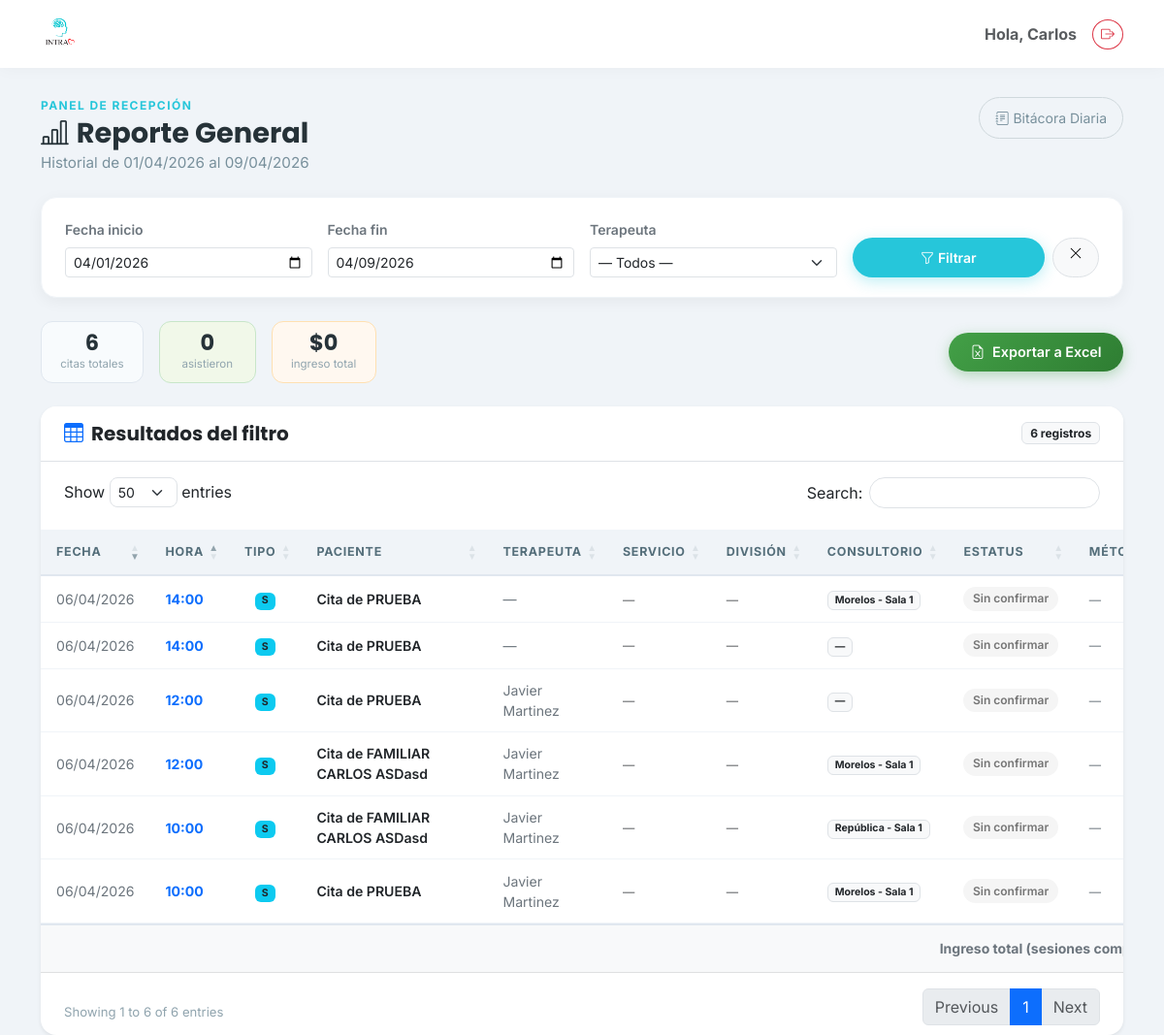
The app's page /reporte-general/ (signed in), older data.
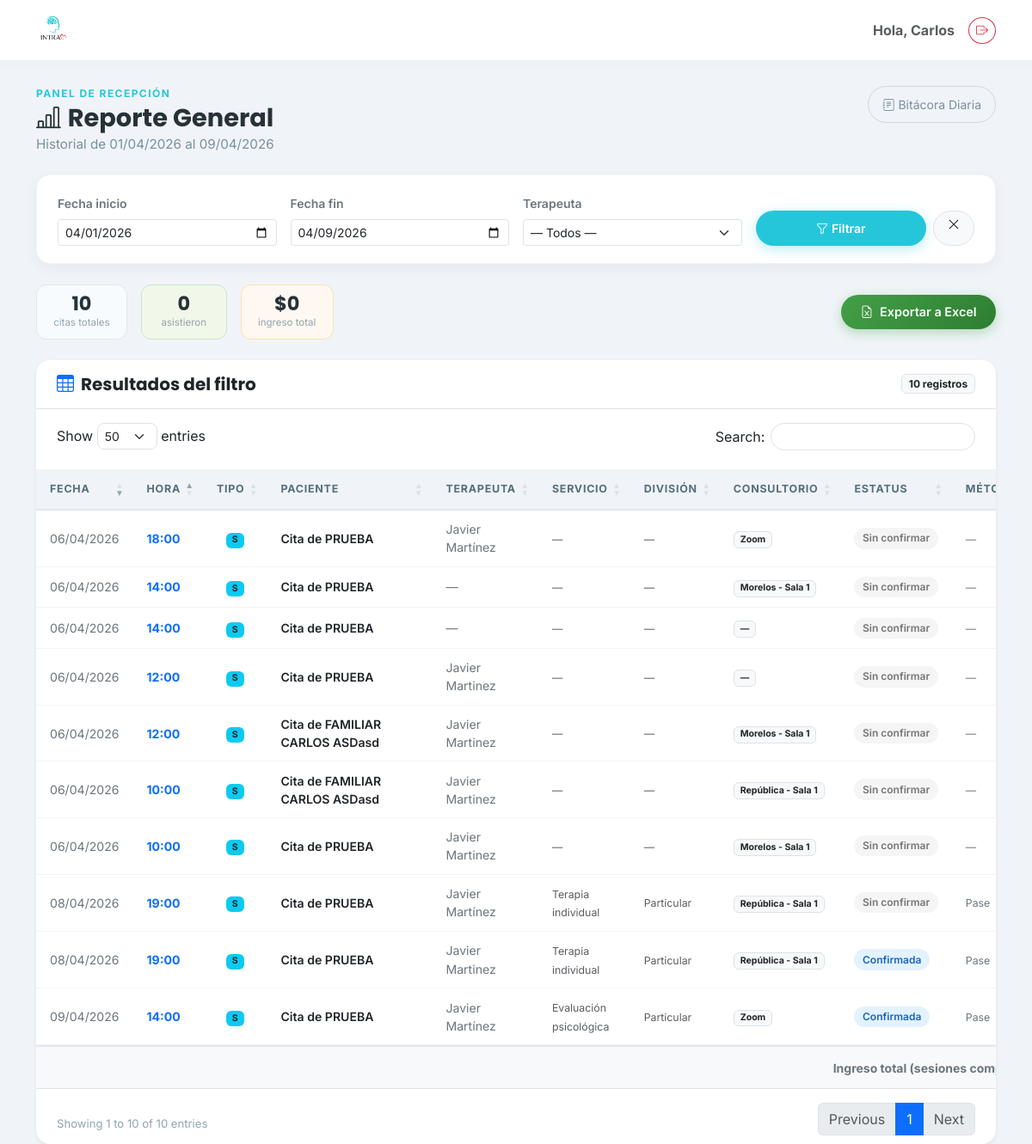
The same page, newer data.
### clinica/models.py (models this page shows, shortened)
class Cita(models.Model):
    ESTATUS_CONFIRMADA = 'confirmada'
    ESTATUS_SIN_CONFIRMAR = 'sin_confirmar'
    ESTATUS_REAGENDO = 'reagendo'
    ESTATUS_CANCELO = 'cancelo'
    ESTATUS_SI_ASISTIO = 'si_asistio'
    ESTATUS_NO_ASISTIO = 'no_asistio'
    ESTATUS_INCIDENCIA = 'incidencia'
    ESTATUS_CHOICES = [
        (ESTATUS_CONFIRMADA, 'Confirmada'),
        (ESTATUS_SIN_CONFIRMAR, 'Sin confirmar'),
        (ESTATUS_REAGENDO, 'Reagendo'),
        (ESTATUS_CANCELO, 'Cancelo'),
        (ESTATUS_SI_ASISTIO, 'Si asistio'),
        (ESTATUS_NO_ASISTIO, 'No asistio'),
        (ESTATUS_INCIDENCIA, 'Incidencia'),
    ]
    ESTATUS_ACTIVOS = (
        ESTATUS_CONFIRMADA,
        ESTATUS_SIN_CONFIRMAR,
        ESTATUS_REAGENDO,
        ESTATUS_INCIDENCIA,
    )
    TIPO_NUEVO = 'N'
    TIPO_REFERIDO = 'R'
    TIPO_SEGUIMIENTO = 'S'
    TIPO_PACIENTE_CHOICES = [
        (TIPO_NUEVO, 'Nuevo'),
        (TIPO_REFERIDO, 'Referido'),
        (TIPO_SEGUIMIENTO, 'Seguimiento'),
    ]
    PAGO_CHOICES = [
        ('Terminal', 'Terminal'),
        ('Transferencia', 'Transferencia'),
        ('Efectivo', 'Efectivo'),
        ('Pase', 'Pase'),
    ]
    paciente = models.ForeignKey(Paciente, on_delete=models.CASCADE, related_name='citas')
    pacientes_adicionales = models.ManyToManyField(
        Paciente,
        blank=True,
        related_name='citas_como_adicional',
    )
    fecha = models.DateField()
    hora = models.TimeField()
    tipo_paciente = models.CharField(
        max_length=1,
        choices=TIPO_PACIENTE_CHOICES,
        default=TIPO_SEGUIMIENTO,
    )
    division = models.ForeignKey(Division, on_delete=models.SET_NULL, null=True)
    consultorio = models.ForeignKey(Consultorio, on_delete=models.SET_NULL, null=True)
    servicio = models.ForeignKey(Servicio, on_delete=models.SET_NULL, null=True)
    terapeuta = models.ForeignKey(Terapeuta, on_delete=models.SET_NULL, null=True)
    costo = models.DecimalField(max_digits=10, decimal_places=2, null=True, blank=True)
    metodo_pago = models.CharField(
        max_length=50,
        choices=PAGO_CHOICES,
        null=True,
        blank=True,
    )
    estatus = models.CharField(
        max_length=20,
        choices=ESTATUS_CHOICES,
        default=ESTATUS_SIN_CONFIRMAR,
    )
    folio_fiscal = models.CharField(max_length=100, blank=True, null=True)
    notas = models.TextField(blank=True, null=True)
    def pacientes_display_natural(self):
        nombres = [self.paciente.nombre] if self.paciente_id else []
        nombres.extend(list(self.pacientes_adicionales.values_list('nombre', flat=True)))
        if not nombres:
            return ""
        if len(nombres) == 1:
            return nombres[0]
        if len(nombres) == 2:
            return f"{nombres[0]} y {nombres[1]}"
        return f"{', '.join(nombres[:-1])} y {nombres[-1]}"
    def titulo_cita(self):
        pacientes = self.pacientes_display_natural()
        return f"Cita de {pacientes}" if pacientes else "Cita"
    class Meta:
        verbose_name = "Cita"
        verbose_name_plural = "Citas"
        ordering = ['-fecha', '-hora']

class Paciente(models.Model):
    TIPO_CONTACTO_CHOICES = [
        ('propio', 'Propio'),
        ('madre', 'Madre'),
        ('padre', 'Padre'),
        ('pareja', 'Pareja'),
        ('otro', 'Otro'),
    ]
    SEXO_CHOICES = [
        ('Femenino', 'Femenino'),
        ('Masculino', 'Masculino'),
    ]
    usuario = models.OneToOneField(User, on_delete=models.SET_NULL, null=True, blank=True, related_name='perfil_paciente')
    nombre = models.CharField(max_length=200, verbose_name="Nombre Completo")
    fecha_nacimiento = models.DateField(verbose_name="Fecha de Nacimiento")
    nombre_normalizado = models.CharField(max_length=200, blank=True, editable=False)
    sexo = models.CharField(
        max_length=20,
        choices=SEXO_CHOICES,
        default='Femenino',
        verbose_name="Sexo"
    )
    telefono = models.CharField(max_length=20, verbose_name="Teléfono (WhatsApp)")
    identidad_contacto = models.CharField(max_length=20, choices=TIPO_CONTACTO_CHOICES, default='propio')
    servicio_inicial = models.ForeignKey('Servicio', on_delete=models.SET_NULL, null=True, verbose_name="Servicio Inicial")
    consentimiento_firmado = models.FileField(upload_to='documentos/', blank=True, null=True)
    estudio_socioeconomico = models.FileField(upload_to='documentos/', blank=True, null=True)
    apertura_expediente = models.FileField(upload_to='documentos/', blank=True, null=True)
    resumen_clinico = models.TextField(blank=True, null=True)
    empresa = models.ForeignKey(
        'Empresa', on_delete=models.SET_NULL, null=True, blank=True,
        related_name='pacientes'
    )
    pacientes_relacionados = models.ManyToManyField('self', blank=True, symmetrical=True)
    enlace_resultados = models.URLField(blank=True, null=True)
    fecha_registro = models.DateTimeField(auto_now_add=True)
    class Meta:
        verbose_name = "Paciente"
        verbose_name_plural = "Pacientes"

class Terapeuta(models.Model):
    usuario = models.OneToOneField(User, on_delete=models.SET_NULL, null=True, blank=True, related_name='perfil_terapeuta')
    nombre = models.CharField(max_length=100)
    activo = models.BooleanField(default=True)
    def __str__(self):
        return self.nombre

class Consultorio(models.Model):
    SEDE_CHOICES = [
        ('republica',      'República'),
        ('morelos',        'Morelos'),
        ('colinas',        'Colinas'),
        ('trabajo_social', 'Trabajo Social'),
        ('zoom',           'Zoom / Online'),
        ('externo',        'Externo'),
    ]
    nombre = models.CharField(max_length=100)
    sede   = models.CharField(max_length=20, choices=SEDE_CHOICES, null=True, blank=True)
    def __str__(self):
        return self.nombre

class Servicio(models.Model):
    nombre = models.CharField(max_length=100)
    def __str__(self):
        return self.nombre

class Division(models.Model):
    nombre = models.CharField(max_length=100)
    def __str__(self):
        return self.nombre

### clinica/views.py (the view, shortened to what this page needs)
# urls.py: path('reporte-general/', clinica_views.reporte_general, name='reporte_general'),
@login_required
def reporte_general(request):
    if not request.user.is_superuser:
        return redirect('home')
    from datetime import date as date_type
    hoy = date_type.today()
    fecha_inicio_str = request.GET.get('fecha_inicio', '')
    fecha_fin_str    = request.GET.get('fecha_fin', '')
    terapeuta_id     = request.GET.get('terapeuta_id', '')
    try:
        fecha_inicio = date_type.fromisoformat(fecha_inicio_str) if fecha_inicio_str else hoy.replace(day=1)
    except ValueError:
        fecha_inicio = hoy.replace(day=1)
    try:
        fecha_fin = date_type.fromisoformat(fecha_fin_str) if fecha_fin_str else hoy
    except ValueError:
        fecha_fin = hoy
    citas = (
        Cita.objects
        .filter(fecha__range=(fecha_inicio, fecha_fin))
        .select_related('paciente', 'terapeuta', 'servicio', 'consultorio', 'division')
        .order_by('-fecha', 'hora')
    )
    if terapeuta_id:
        citas = citas.filter(terapeuta_id=terapeuta_id)
    export = request.GET.get('export', '')
    total      = citas.count()
    asistieron = citas.filter(estatus=Cita.ESTATUS_SI_ASISTIO).count()
    monto_total = (
        citas.filter(estatus=Cita.ESTATUS_SI_ASISTIO)
             .aggregate(t=Sum('costo'))['t'] or Decimal('0')
    )
    terapeutas = Terapeuta.objects.filter(activo=True).order_by('nombre')
    return render(request, 'clinica/reporte_general.html', {
        'citas':            citas,
        'fecha_inicio':     fecha_inicio,
        'fecha_fin':        fecha_fin,
        'fecha_inicio_iso': fecha_inicio.isoformat(),
        'fecha_fin_iso':    fecha_fin.isoformat(),
        'terapeuta_id_sel': terapeuta_id,
        'terapeutas':       terapeutas,
        'total':            total,
        'asistieron':       asistieron,
        'monto_total':      monto_total,
    })

### clinica/templates/clinica/reporte_general.html (shortened to what the changed rows need)
{% extends 'clinica/base.html' %}
{% block content %}
<link rel="stylesheet" href="https://cdn.datatables.net/1.13.7/css/dataTables.bootstrap5.min.css">
<div class="d-flex flex-wrap justify-content-between align-items-start gap-3 mb-4">
    <div>
        <h2 class="reporte-title">
            <i class="bi bi-bar-chart-line me-2"></i>Reporte General
        </h2>
    </div>
</div>
<div class="d-flex flex-wrap justify-content-between align-items-center gap-3 mb-4">
    <div class="d-flex flex-wrap gap-3">
        <div class="reporte-stat">
            <span class="reporte-stat-val">{{ total }}</span>
            <span class="reporte-stat-lbl">citas totales</span>
        </div>
    </div>
</div>
<div class="card shadow-sm border-0 rounded-4 overflow-hidden">
    <div class="card-header bg-white border-bottom px-4 py-3 d-flex justify-content-between align-items-center">
        <h5 class="fw-bold mb-0 text-dark">
            <i class="bi bi-table me-2 text-primary"></i>Resultados del filtro
        </h5>
        <span class="badge bg-light text-dark border">{{ total }} registro{{ total|pluralize }}</span>
    </div>
    <div class="card-body p-0">
        <div class="table-responsive">
            <table id="tablaReporte" class="table table-hover align-middle mb-0 tabla-reporte">
                <thead>
                    <tr>
                        <th>Fecha</th>
                        <th>Hora</th>
                        <th class="text-center">Tipo</th>
                        <th>Paciente</th>
                        <th>Terapeuta</th>
                        <th>Servicio</th>
                        <th>División</th>
                        <th>Consultorio</th>
                        <th>Estatus</th>
                        <th>Método Pago</th>
                    </tr>
                </thead>
                <tbody>
                    {% for cita in citas %}
                    <tr>
                        <td style="white-space:nowrap;" class="text-secondary">{{ cita.fecha|date:"d/m/Y" }}</td>
                        <td class="fw-bold text-primary" style="white-space:nowrap;">
                            {{ cita.hora|time:"H:i" }}
                        </td>
                        <td class="text-center">
                            {% if cita.tipo_paciente == 'N' %}
                                <span class="badge bg-warning text-dark" title="Nuevo">N</span>
                            {% elif cita.tipo_paciente == 'R' %}
                                <span class="badge bg-primary" title="Referido">R</span>
                            {% else %}
                                <span class="badge bg-info text-dark" title="Seguimiento">S</span>
                            {% endif %}
                        </td>
                        <td style="min-width:160px;">
                            {% if cita.paciente_id %}
                            <a href="{% url 'detalle_paciente' cita.paciente.id %}"
                               class="fw-semibold text-dark text-decoration-none link-hover">
                                {{ cita.titulo_cita }}
                            </a>
                            {% else %}
                            <span class="text-muted">{{ cita.titulo_cita }}</span>
                            {% endif %}
                        </td>
                        <td class="text-secondary">{{ cita.terapeuta|default:"—" }}</td>
                        <td><span class="small text-muted">{{ cita.servicio|default:"—" }}</span></td>
                        <td><span class="small text-muted">{{ cita.division|default:"—" }}</span></td>
                        <td>
                            <span class="badge bg-light text-dark border small">{{ cita.consultorio|default:"—" }}</span>
                        </td>
                        <td style="white-space:nowrap;">
                            {% if cita.estatus == 'si_asistio' %}
                                <span class="estatus-pill estatus-pill--success">Asistió</span>
                            {% elif cita.estatus == 'no_asistio' %}
                                <span class="estatus-pill estatus-pill--danger">No asistió</span>
                            {% elif cita.estatus == 'cancelo' %}
                                <span class="estatus-pill estatus-pill--secondary">Canceló</span>
                            {% elif cita.estatus == 'incidencia' %}
                                <span class="estatus-pill estatus-pill--warning">Incidencia</span>
                            {% elif cita.estatus == 'confirmada' %}
                                <span class="estatus-pill estatus-pill--primary">Confirmada</span>
                            {% elif cita.estatus == 'reagendo' %}
                                <span class="estatus-pill estatus-pill--info">Reagendó</span>
                            {% else %}
                                <span class="estatus-pill estatus-pill--light">{{ cita.get_estatus_display }}</span>
                            {% endif %}
                        </td>
                        <td><span class="small text-secondary">{{ cita.metodo_pago|default:"—" }}</span></td>
                    </tr>
                    {% endfor %}
                </tbody>
                {% if total > 0 and citas %}
                <tfoot>
                </tfoot>
                {% endif %}
            </table>
        </div>
    </div>
</div>
{% endblock %}

Row changes from the older to the newer data that the page shows:
added Cita: fecha "09/04/2026", hora "14:00", tipo_paciente "S", titulo_cita "Cita de PRUEBA", terapeuta "Javier Martínez", servicio "Evaluación psicológica", division "Particular", consultorio "Zoom", estatus "Confirmada", metodo_pago "Pase"
added Cita: fecha "08/04/2026", hora "19:00", tipo_paciente "S", titulo_cita "Cita de PRUEBA", terapeuta "Javier Martinez", servicio "Terapia individual", division "Particular", consultorio "República - Sala 1", estatus "Confirmada", metodo_pago "Pase"
added Cita: fecha "08/04/2026", hora "19:00", tipo_paciente "S", titulo_cita "Cita de PRUEBA", terapeuta "Javier Martínez", servicio "Terapia individual", division "Particular", consultorio "República - Sala 1", estatus "Sin confirmar", metodo_pago "Pase"
added Cita: fecha "06/04/2026", hora "18:00", tipo_paciente "S", titulo_cita "Cita de PRUEBA", terapeuta "Javier Martínez", servicio "—", division "—", consultorio "Zoom", estatus "Sin confirmar", metodo_pago "—"
Text that changed along with them:
{{ total }}: "6" → "10"
text written by a page script: "Show entries Search: Showing 1 to 6 of 6 entries Previous 1 Next" → "Show entries Search: Showing 1 to 10 of 10 entries Previous 1 Next"
